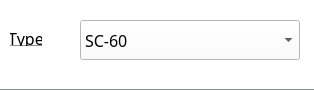
<?xml version="1.0" encoding="UTF-8"?>
<ui version="4.0">
 <class>ModelSelect</class>
 <widget class="QWidget" name="ModelSelect">
  <property name="windowModality">
   <enum>Qt::WindowModal</enum>
  </property>
  <property name="enabled">
   <bool>true</bool>
  </property>
  <property name="geometry">
   <rect>
    <x>0</x>
    <y>0</y>
    <width>314</width>
    <height>90</height>
   </rect>
  </property>
  <property name="sizePolicy">
   <sizepolicy hsizetype="Expanding" vsizetype="MinimumExpanding">
    <horstretch>0</horstretch>
    <verstretch>0</verstretch>
   </sizepolicy>
  </property>
  <property name="minimumSize">
   <size>
    <width>260</width>
    <height>90</height>
   </size>
  </property>
  <property name="windowTitle">
   <string>ModelSelect</string>
  </property>
  <property name="styleSheet">
   <string notr="true">background-color: rgb(255, 255, 255);
border-bottom:1px solid rgb(134,148,142);</string>
  </property>
  <widget class="QComboBox" name="comboBox">
   <property name="geometry">
    <rect>
     <x>80</x>
     <y>20</y>
     <width>220</width>
     <height>40</height>
    </rect>
   </property>
   <property name="minimumSize">
    <size>
     <width>220</width>
     <height>40</height>
    </size>
   </property>
   <property name="maximumSize">
    <size>
     <width>250</width>
     <height>40</height>
    </size>
   </property>
   <property name="baseSize">
    <size>
     <width>200</width>
     <height>40</height>
    </size>
   </property>
   <property name="font">
    <font>
     <family>黑体</family>
     <pointsize>12</pointsize>
    </font>
   </property>
   <item>
    <property name="text">
     <string>SC-60</string>
    </property>
   </item>
  </widget>
  <widget class="QLabel" name="label">
   <property name="enabled">
    <bool>true</bool>
   </property>
   <property name="geometry">
    <rect>
     <x>10</x>
     <y>30</y>
     <width>32</width>
     <height>16</height>
    </rect>
   </property>
   <property name="sizePolicy">
    <sizepolicy hsizetype="Fixed" vsizetype="Preferred">
     <horstretch>0</horstretch>
     <verstretch>0</verstretch>
    </sizepolicy>
   </property>
   <property name="font">
    <font>
     <family>黑体</family>
     <pointsize>12</pointsize>
    </font>
   </property>
   <property name="text">
    <string>Type</string>
   </property>
   <property name="alignment">
    <set>Qt::AlignCenter</set>
   </property>
  </widget>
 </widget>
 <layoutdefault spacing="6" margin="11"/>
 <resources/>
 <connections/>
</ui>
